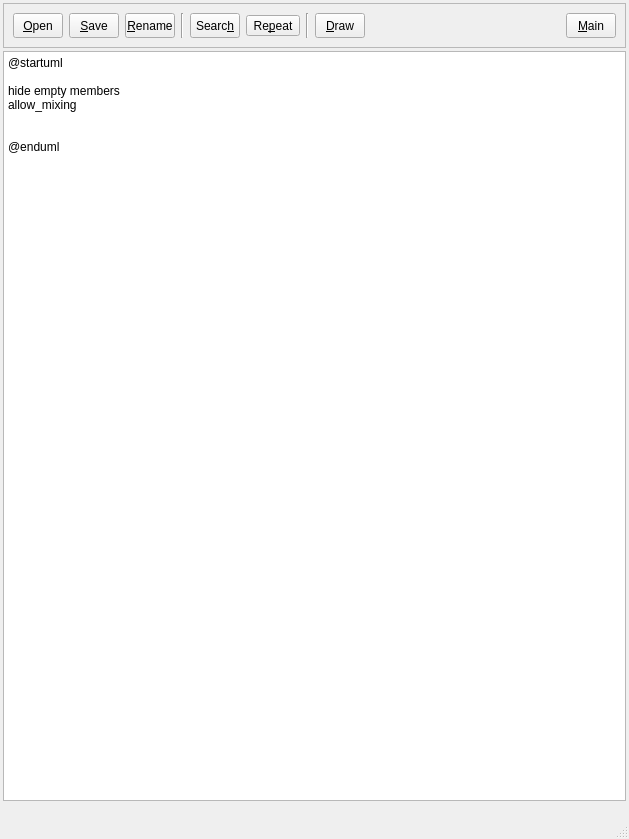
<?xml version="1.0" encoding="UTF-8"?>
<ui version="4.0">
 <class>UmlEditor</class>
 <widget class="QMainWindow" name="UmlEditor">
  <property name="geometry">
   <rect>
    <x>0</x>
    <y>0</y>
    <width>629</width>
    <height>839</height>
   </rect>
  </property>
  <property name="windowTitle">
   <string>Editor </string>
  </property>
  <widget class="QWidget" name="centralwidget">
   <layout class="QVBoxLayout" name="verticalLayout">
    <property name="spacing">
     <number>3</number>
    </property>
    <property name="leftMargin">
     <number>3</number>
    </property>
    <property name="topMargin">
     <number>3</number>
    </property>
    <property name="rightMargin">
     <number>3</number>
    </property>
    <property name="bottomMargin">
     <number>3</number>
    </property>
    <item>
     <widget class="QFrame" name="frame">
      <property name="minimumSize">
       <size>
        <width>0</width>
        <height>40</height>
       </size>
      </property>
      <property name="frameShape">
       <enum>QFrame::StyledPanel</enum>
      </property>
      <property name="frameShadow">
       <enum>QFrame::Raised</enum>
      </property>
      <layout class="QHBoxLayout" name="horizontalLayout">
       <item>
        <widget class="QToolButton" name="btnOpen">
         <property name="minimumSize">
          <size>
           <width>50</width>
           <height>25</height>
          </size>
         </property>
         <property name="maximumSize">
          <size>
           <width>46</width>
           <height>25</height>
          </size>
         </property>
         <property name="text">
          <string>&amp;Open</string>
         </property>
        </widget>
       </item>
       <item>
        <widget class="QToolButton" name="btnSave">
         <property name="minimumSize">
          <size>
           <width>50</width>
           <height>25</height>
          </size>
         </property>
         <property name="maximumSize">
          <size>
           <width>46</width>
           <height>25</height>
          </size>
         </property>
         <property name="text">
          <string>&amp;Save</string>
         </property>
        </widget>
       </item>
       <item>
        <widget class="QToolButton" name="btnRename">
         <property name="minimumSize">
          <size>
           <width>50</width>
           <height>25</height>
          </size>
         </property>
         <property name="maximumSize">
          <size>
           <width>46</width>
           <height>25</height>
          </size>
         </property>
         <property name="text">
          <string>&amp;Rename</string>
         </property>
        </widget>
       </item>
       <item>
        <widget class="Line" name="line1">
         <property name="orientation">
          <enum>Qt::Vertical</enum>
         </property>
        </widget>
       </item>
       <item>
        <widget class="QToolButton" name="btnSearch">
         <property name="minimumSize">
          <size>
           <width>50</width>
           <height>25</height>
          </size>
         </property>
         <property name="maximumSize">
          <size>
           <width>50</width>
           <height>25</height>
          </size>
         </property>
         <property name="text">
          <string>Searc&amp;h</string>
         </property>
        </widget>
       </item>
       <item>
        <widget class="QToolButton" name="btnSearchAgain">
         <property name="text">
          <string>Re&amp;peat</string>
         </property>
        </widget>
       </item>
       <item>
        <widget class="Line" name="line2">
         <property name="orientation">
          <enum>Qt::Vertical</enum>
         </property>
        </widget>
       </item>
       <item>
        <widget class="QToolButton" name="btnDraw">
         <property name="minimumSize">
          <size>
           <width>50</width>
           <height>25</height>
          </size>
         </property>
         <property name="maximumSize">
          <size>
           <width>46</width>
           <height>25</height>
          </size>
         </property>
         <property name="text">
          <string>&amp;Draw</string>
         </property>
        </widget>
       </item>
       <item>
        <spacer name="horizontalSpacer_2">
         <property name="orientation">
          <enum>Qt::Horizontal</enum>
         </property>
         <property name="sizeHint" stdset="0">
          <size>
           <width>40</width>
           <height>20</height>
          </size>
         </property>
        </spacer>
       </item>
       <item>
        <widget class="QToolButton" name="btnMain">
         <property name="minimumSize">
          <size>
           <width>50</width>
           <height>25</height>
          </size>
         </property>
         <property name="maximumSize">
          <size>
           <width>46</width>
           <height>25</height>
          </size>
         </property>
         <property name="text">
          <string>&amp;Main</string>
         </property>
        </widget>
       </item>
      </layout>
     </widget>
    </item>
    <item>
     <widget class="QPlainTextEdit" name="txtPlant">
      <property name="plainText">
       <string>@startuml

hide empty members
allow_mixing


@enduml</string>
      </property>
      <property name="cursorWidth">
       <number>3</number>
      </property>
     </widget>
    </item>
   </layout>
  </widget>
  <widget class="QStatusBar" name="staPlantMsgs">
   <property name="minimumSize">
    <size>
     <width>0</width>
     <height>35</height>
    </size>
   </property>
  </widget>
 </widget>
 <tabstops>
  <tabstop>btnOpen</tabstop>
  <tabstop>btnSave</tabstop>
  <tabstop>btnRename</tabstop>
  <tabstop>btnDraw</tabstop>
  <tabstop>btnMain</tabstop>
 </tabstops>
 <resources/>
 <connections/>
</ui>
